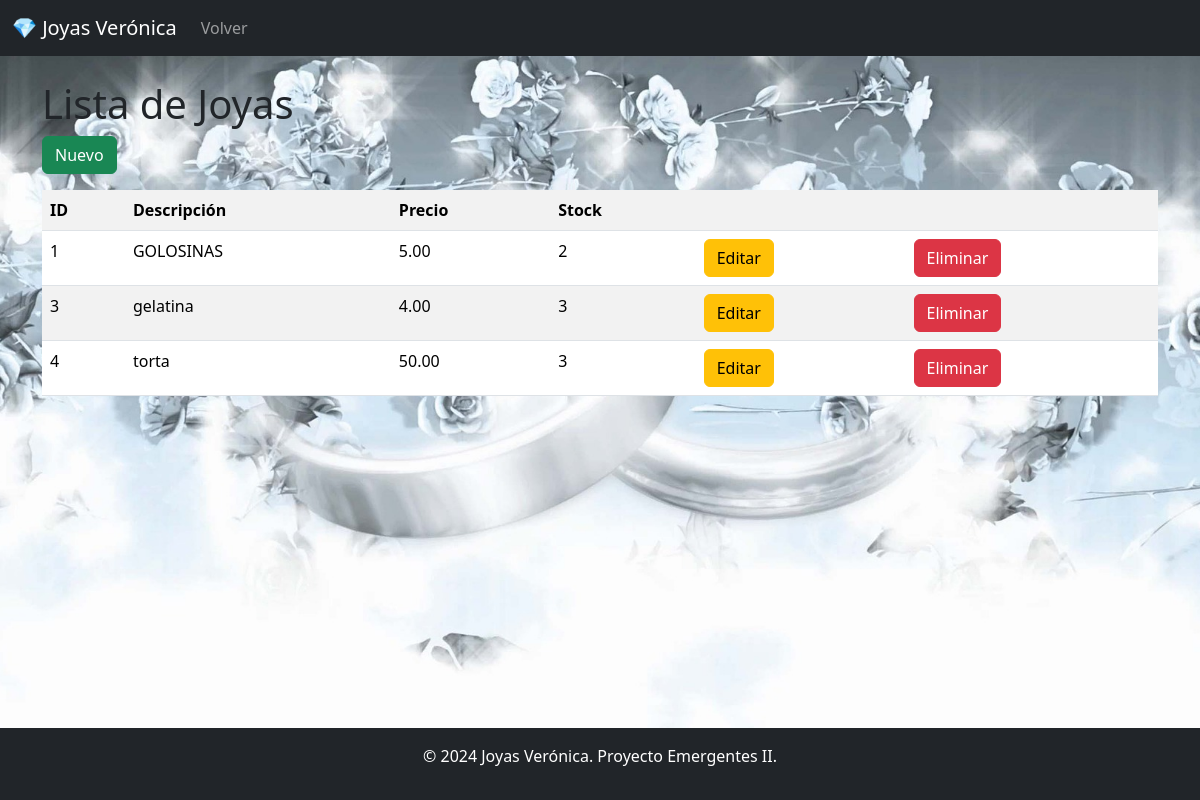
The app's page /productos/, older data.
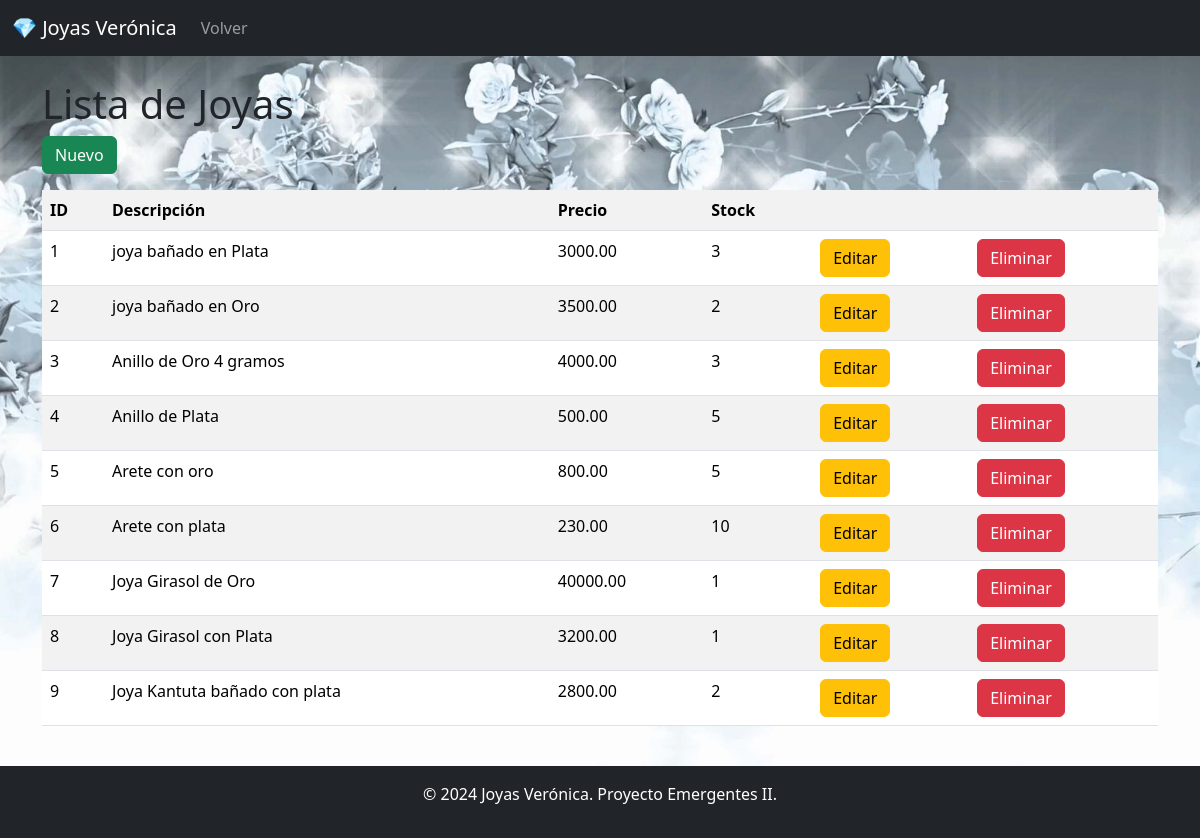
The same page, newer data.
### models/producto_model.py (models this page shows, shortened)
class Producto(db.Model):
    __tablename__ = "productos"
    id = db.Column(db.Integer, primary_key = True)
    descripcion = db.Column(db.String(120), nullable = False)
    precio = db.Column(db.Float(11,2), nullable = False)
    stock = db.Column(db.Integer, nullable = False)
    ventas = db.relationship('Venta', back_populates = 'producto')
    @staticmethod
    def get_all():
        return Producto.query.all()

### controllers/producto_controller.py (the view)
@producto_bp.route("/")
def index():
    productos = Producto.get_all()
    return producto_views.list(productos)

### run.py (called while the page is built)
@app.context_processor
def inject_active_path():
    def is_active(path):
        return 'active' if request.path == path else ''
    return dict(is_active=is_active)

@app.context_processor
def inject_role():
    role = session.get("role", None)  # Obtén el rol de la sesión, o None si no existe
    return dict(role=role)

### views/producto_views.py (called while the page is built)
def list(productos):
    return render_template('productos/index.html', productos = productos)

### templates/productos/index.html (shortened to what this page needs)
{% extends  'base.html' %}
{% block content %}
<h1>Lista de Joyas </h1>
<a href="{{url_for('producto.create')}}" class="btn btn-success mb-3">Nuevo</a>
<table class="table table-striped">
    <tr>
        <th>ID</th>
        <th>Descripción</th>
        <th>Precio</th>
        <th>Stock</th>
        <th></th>
        <th></th>
    </tr>
    {% for item in productos %}
    <tr>
        <td>{{item.id}}</td>
        <td>{{item.descripcion}}</td>
        <td>{{item.precio | round(2)}}</td>
        <td>{{item.stock}}</td>
        <td>
            <a href="{{url_for('producto.edit', id=item.id)}}" class="btn btn-warning">Editar</a>
        </td>
        <td>
            <a href="{{url_for('producto.delete', id=item.id)}}" class="btn btn-danger">Eliminar</a>
        </td>
    </tr>
    {% endfor %}
</table>
{% endblock %}

Row changes from the older to the newer data that the page shows:
changed Producto id 1: descripcion "GOLOSINAS" → "joya bañado en Plata"; precio "5.00" → "3000.00"; stock "2" → "3"
added Producto: id "2", descripcion "joya bañado en Oro", precio "3500.00", stock "2"
changed Producto id 3: descripcion "gelatina" → "Anillo de Oro 4 gramos"; precio "4.00" → "4000.00"
changed Producto id 4: descripcion "torta" → "Anillo de Plata"; precio "50.00" → "500.00"; stock "3" → "5"
added Producto: id "5", descripcion "Arete con oro", precio "800.00", stock "5"
added Producto: id "6", descripcion "Arete con plata", precio "230.00", stock "10"
added Producto: id "7", descripcion "Joya Girasol de Oro", precio "40000.00", stock "1"
added Producto: id "8", descripcion "Joya Girasol con Plata", precio "3200.00", stock "1"
added Producto: id "9", descripcion "Joya Kantuta bañado con plata", precio "2800.00", stock "2"
